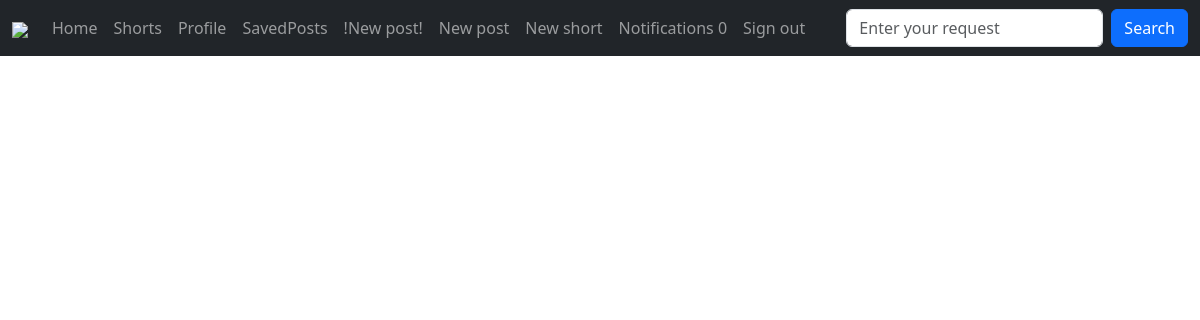
Before: /posts/subscriptions/1/ (signed in) with the older database file.
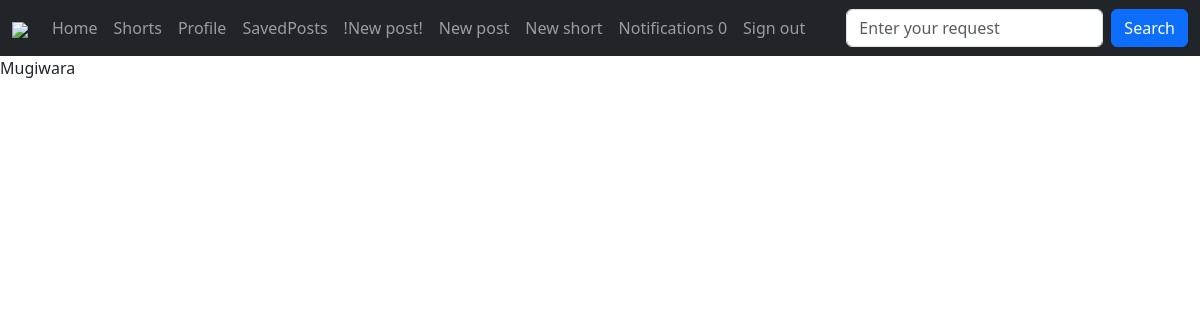
After: the same page with the newer database file.
### core/models.py (models this page shows, shortened)
class Profile(models.Model):
    user = models.OneToOneField(to=User, on_delete=models.CASCADE)
    nickname = models.CharField(max_length=55)
    description = models.TextField(null=True, blank=True)
    photo = models.ImageField('Photo', null=True, blank=False, upload_to='profile_images/')
    subscribers = models.ManyToManyField(to=User, related_name='followed_profile', blank=True)
    link_fb = models.CharField(max_length=255, null=True, blank=True)
    whatsapp = models.CharField(max_length=30, null=True, blank=True)
    telegram = models.CharField(max_length=55, null=True, blank=True)

### core/views.py (the view)
# urls.py: path('subscriptions/<int:user_id>/', views.SubscriptionsView.as_view(), name='subscriptions'),
class SubscriptionsView(View):
    @staticmethod
    def get(request, *args, **kwargs):
        user_object = User.objects.get(id=kwargs['user_id'])
        profiles_list = user_object.followed_profile.all()
        context = {"profiles_list": profiles_list}
        return render(request, 'subscriptions.html', context)

### core/templates/subscriptions.html
{% extends 'base.html' %}
{% block content %}
    {% for profile in profiles_list %}
        <div>{{ profile.user.username }}</div>
    {% endfor %}
{% endblock %}

Changed rows visible on the page:
added Profile: user.username "Mugiwara"
